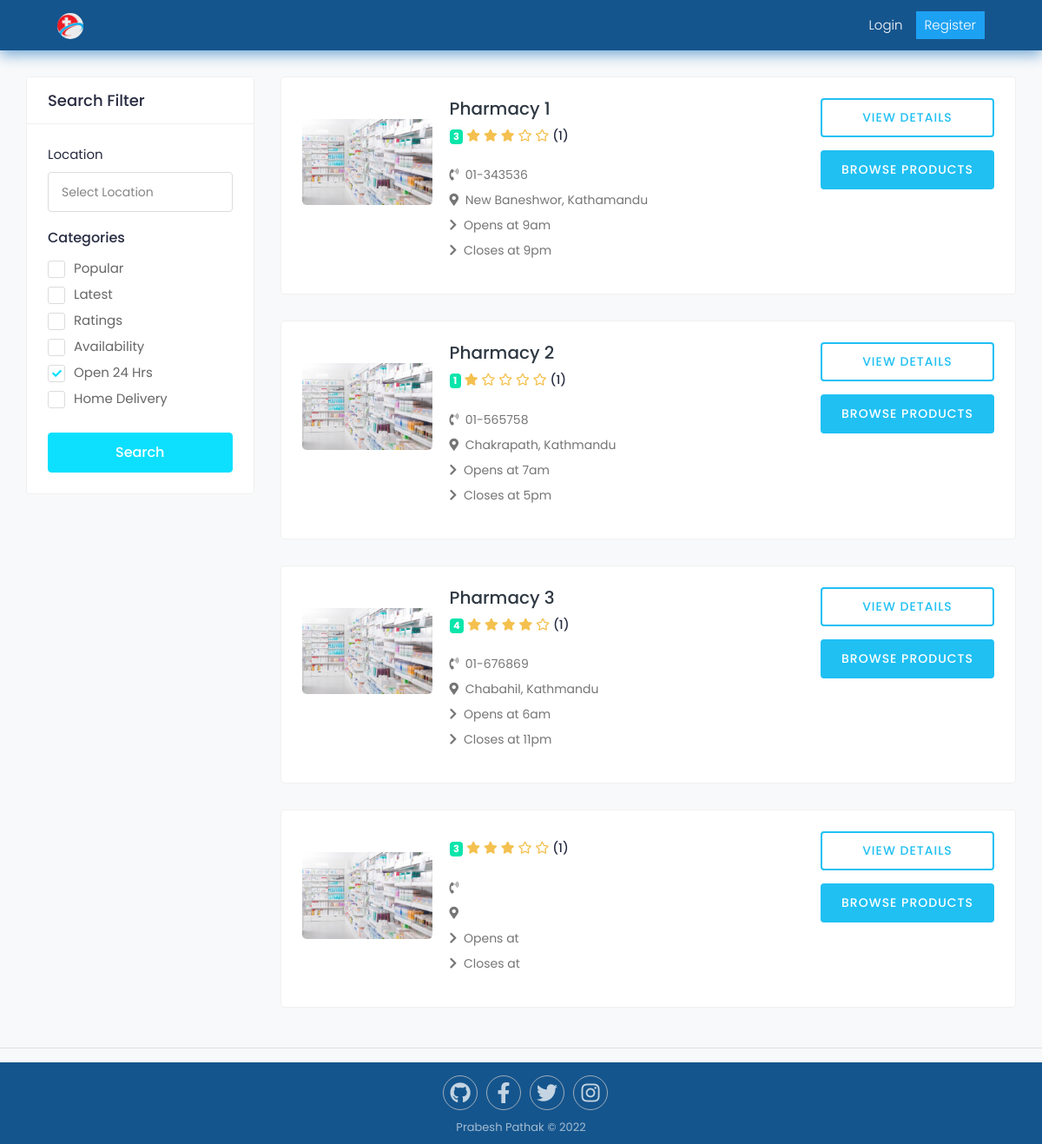
Screenshot of /pharmacy/ with the database file from the repository.
### pharmacy/models.py (models this page shows, shortened)
class Pharmacy(models.Model):
    pharmacy_name = models.CharField(max_length=100)
    phone_number = models.CharField(max_length=20)
    address = models.CharField(max_length=100)
    opens_at = models.CharField(max_length=100)
    closes_at = models.CharField(max_length=100)
    rating = models.PositiveIntegerField(validators=[MaxValueValidator(5),])
    photo = models.ImageField(blank=True,upload_to='pharmacy/',default='profile/default_pharmacy.jpg')
    class Meta:
        verbose_name_plural = "Pharmacies"

### pharmacy/views.py (the view)
# urls.py: path("",views.pharmacySearch,name="pharmacySearch"),
def pharmacySearch(request):
    pharmacy = Pharmacy.objects.all()
    context = {
        'pharmacy':pharmacy
    }
    return render(request,'pharmacy/pharmacy_search.html',context)

### templates/pharmacy/pharmacy_search.html (shortened to what this page needs)
{% extends "base.html"%} {% load static %} {% block content %}
<div class="main-wrapper">
  <div class="content">
    <div class="container-fluid">
      <div class="row">
        <div class="col-md-12 col-lg-4 col-xl-3 theiaStickySidebar">
          <div class="card search-filter">
            <div class="card-header">
              <h4 class="card-title mb-0">Search Filter</h4>
            </div>
            <div class="card-body">
              <div class="filter-widget">
                <label>Location</label>
                <input
                  type="text"
                  class="form-control"
                  placeholder="Select Location"
                />
              </div>
              <div class="filter-widget">
                <h4>Categories</h4>
                <div>
                  <label class="custom_check">
                    <span class="checkmark"></span> Popular
                  </label>
                </div>
                <div>
                  <label class="custom_check">
                    <span class="checkmark"></span> Latest
                  </label>
                </div>
                <div>
                  <label class="custom_check">
                    <span class="checkmark"></span> Ratings
                  </label>
                </div>
                <div>
                  <label class="custom_check">
                    <span class="checkmark"></span> Availability
                  </label>
                </div>
                <div>
                  <label class="custom_check">
                    <span class="checkmark"></span> Open 24 Hrs
                  </label>
                </div>
                <div>
                  <label class="custom_check">
                    <span class="checkmark"></span> Home Delivery
                  </label>
                </div>
              </div>
              <div class="btn-search">
                <button type="button" class="btn btn-block">Search</button>
              </div>
            </div>
          </div>
        </div>
        <div class="col-md-12 col-lg-8 col-xl-9">
            {% for p in pharmacy %}
            <div class="card">
                <div class="card-body">
                  <div class="doctor-widget">
                    <div class="doc-info-left">
                      <div class="doctor-img mt-4">
                        <a href="#">
                          <img
                            src="{{p.photo.url}}"
                            class="img-fluid"
                            alt="Pharmacy Image"
                          />
                        </a>
                      </div>
                      <div class="doc-info-cont">
                        <h4 class="doc-name mb-2">
                          <a href="#">{{p.pharmacy_name}}</a>
                        </h4>
                        <div class="rating mb-2">
                          <span class="badge badge-primary">{{p.rating}}</span>
                          <i class="fas fa-star"></i>
                          <i class="{% if p.rating > 1 %} fas fa-star {% else %}far fa-star{% endif %}"></i>
                          <i class="{% if p.rating > 2 %} fas fa-star {% else %}far fa-star{% endif %}"></i>
                          <i class="{% if p.rating > 3 %} fas fa-star {% else %}far fa-star{% endif %}"></i>
                          <i class="{% if p.rating > 4 %} fas fa-star {% else %}far fa-star{% endif %}"></i>
                          <span class="d-inline-block average-rating">(1)</span>
                        </div>
                        <div class="clinic-details">
                          <div class="clini-infos pt-3">
                            <p class="doc-location mb-2">
                              <i class="fas fa-phone-volume mr-1"></i> {{p.phone_number}}
                            </p>
                            <p class="doc-location mb-2 text-ellipse">
                              <i class="fas fa-map-marker-alt mr-1"></i> {{p.address}}
                            </p>
                            <p class="doc-location mb-2">
                              <i class="fas fa-chevron-right mr-1"></i> Opens at {{p.opens_at}}
                            </p>
                            <p class="doc-location mb-2">
                              <i class="fas fa-chevron-right mr-1"></i> Closes at {{p.closes_at}}
                            </p>
                          </div>
                        </div>
                      </div>
                    </div>
                    <div class="doc-info-right">
                      <div class="clinic-booking">
                        <a class="view-pro-btn" href="#"
                          >View Details</a
                        >
                        <a class="apt-btn" href="#"
                          >Browse Products</a
                        >
                      </div>
                    </div>
                  </div>
                </div>
              </div>
            {% endfor %}
        </div>
      </div>
    </div>
  </div>
</div>
{% endblock %}

### static/css/css.css (style rules this page uses)
*, *::after, *::before { margin: 0; padding: 0; box-sizing: inherit; }
html { font-family: "Roboto", sans-serif; font-weight: 400; }
body { box-sizing: border-box; overflow-x: hidden; }

### static/css/style.css (style rules this page uses)
html { height: 100%; }
body { background-color: #f8f9fa; color: #272b41; font-family: "Poppins", sans-serif; font-size: 0.9375rem; height: 100%; overflow-x: hidden; }
h1, h2, h3, h4, h5, h6 { color: #272b41; font-weight: 500; }
.h4, h4 { font-size: 1.125rem; }
a { color: #2E3842; }
input, button, a { transition: all 0.4s ease; -moz-transition: all 0.4s ease; -o-transition: all 0.4s ease; -ms-transition: all 0.4s ease; -webkit-transition: all 0.4s ease; }
input[type=text], input[type=password] { -webkit-appearance: none; -moz-appearance: none; appearance: none; }
.form-control { border-color: #dcdcdc; color: #333; font-size: 15px; min-height: 46px; padding: 6px 15px; }
.container-fluid { padding-left: 30px; padding-right: 30px; }
.form-control::placeholder { color: #858585; font-size: 14px; }
.content { min-height: 200px; padding: 30px 0 0; }
.fa-star { color: #f4c150; }
.bg-primary, .badge-primary { background-color: #09e5ab !important; }
.card { border: 1px solid #f0f0f0; margin-bottom: 1.875rem; }
.card-body { padding: 1.5rem; }
.card-title { margin-bottom: 15px; }
.card-header { border-bottom: 1px solid #f0f0f0; padding: 1rem 1.5rem; }
.card .card-header { background-color: #fff; border-bottom: 1px solid #f0f0f0; }
.card .card-header .card-title { margin-bottom: 0; }
.custom_check { color: #666; display: inline-block; position: relative; font-size: 14px; font-size: .9375rem; padding-left: 30px; margin-bottom: 10px; cursor: pointer; -webkit-user-select: none; -moz-user-select: none; -ms-user-select: none; user-select: none }
.custom_check input:checked~.checkmark { background-color: #fff; }
.custom_check .checkmark { position: absolute; top: 0; left: 0; height: 20px; width: 20px; border: 1px solid #dcdcdc; background-color: #fff; border-radius: 3px; -moz-transition: all 0.3s ease-in-out; -o-transition: all 0.3s ease-in-out; -webkit-transition: all 0.3s ease-in-out; -ms-transition: all 0.3s ease-in-out; transition: all 0.3s ease-in-out }
.custom_check .checkmark::after { content: "\f00c"; font-family: "Font Awesome 5 Free"; font-weight: 900; position: absolute; display: none; left: 4px; top: 0; color: #0de0fe; font-size: 11px; }
.custom_check input:checked~.checkmark:after { display: block }
.filter-widget { margin-bottom: 20px; }
.filter-widget h4 { font-size: 1rem; margin-bottom: 15px; }
.filter-widget .custom_check { line-height: 18px; }
.btn-search .btn { background-color: #0de0fe; border: 1px solid #0de0fe; color: #fff; height: 46px; font-weight: 500; font-size: 16px; }
.doctor-widget { display: -webkit-box; display: -ms-flexbox; display: flex; }
.doc-info-left { display: -webkit-box; display: -ms-flexbox; display: flex; }
.doc-info-right { margin-left: auto; -ms-flex: 0 0 200px; flex: 0 0 200px; max-width: 200px; }
.doctor-img { -ms-flex: 0 0 150px; flex: 0 0 150px; margin-right: 20px; width: 150px; }
.doctor-img img { border-radius: 5px; }
.doc-location { color: #757575; font-size: 14px; margin-bottom: 25px; }
.doctor-widget .doc-name { font-size: 20px; font-weight: 500; margin-bottom: 3px; }
.doctor-widget .rating i { font-size: 14px; }
.doctor-widget .average-rating { font-size: 14px; font-weight: 500; }
.clinic-details { margin-bottom: 15px; }
.clini-infos { margin-bottom: 15px; }
.clinic-booking a+a { margin-top: 15px; }
.clinic-booking a { background-color: #fff; border: 2px solid #20c0f3; border-radius: 4px; color: #20c0f3; display: block; font-size: 14px; font-weight: 500; letter-spacing: 1px; padding: 10px 18px; text-align: center; text-transform: uppercase; width: 100%; }
.clinic-booking a.apt-btn { background-color: #20c0f3; color: #fff; }

### rows the page displays
Pharmacy: photo (placeholder picture), pharmacy_name "Pharmacy 1", rating "3", phone_number "01-343536", address "New Baneshwor, Kathamandu", opens_at "9am", closes_at "9pm"
Pharmacy: photo (placeholder picture), pharmacy_name "Pharmacy 2", rating "1", phone_number "01-565758", address "Chakrapath, Kathmandu", opens_at "7am", closes_at "5pm"
Pharmacy: photo (placeholder picture), pharmacy_name "Pharmacy 3", rating "4", phone_number "01-676869", address "Chabahil, Kathmandu", opens_at "6am", closes_at "11pm"
Pharmacy: photo (placeholder picture), rating "3"
